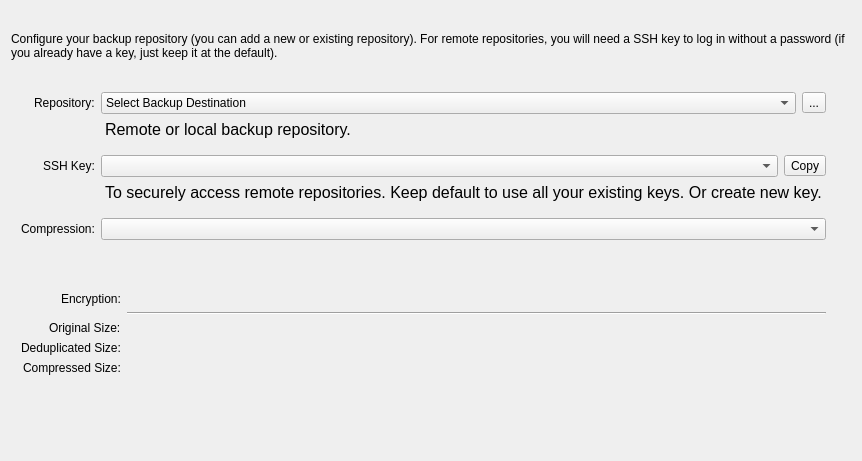
<?xml version="1.0" encoding="UTF-8"?>
<ui version="4.0">
 <class>Form</class>
 <widget class="QWidget" name="Form">
  <property name="enabled">
   <bool>true</bool>
  </property>
  <property name="geometry">
   <rect>
    <x>0</x>
    <y>0</y>
    <width>831</width>
    <height>461</height>
   </rect>
  </property>
  <property name="sizePolicy">
   <sizepolicy hsizetype="Ignored" vsizetype="Preferred">
    <horstretch>0</horstretch>
    <verstretch>0</verstretch>
   </sizepolicy>
  </property>
  <property name="windowTitle">
   <string>Form</string>
  </property>
  <layout class="QVBoxLayout" name="verticalLayout">
   <item>
    <widget class="QLabel" name="label_7">
     <property name="sizePolicy">
      <sizepolicy hsizetype="Preferred" vsizetype="Fixed">
       <horstretch>0</horstretch>
       <verstretch>0</verstretch>
      </sizepolicy>
     </property>
     <property name="text">
      <string>Configure your backup repository (you can add a new or existing repository). For remote repositories, you will need a SSH key to log in without a password (if you already have a key, just keep it at the default).</string>
     </property>
     <property name="wordWrap">
      <bool>true</bool>
     </property>
    </widget>
   </item>
   <item>
    <layout class="QFormLayout" name="formLayout">
     <property name="fieldGrowthPolicy">
      <enum>QFormLayout::AllNonFixedFieldsGrow</enum>
     </property>
     <property name="labelAlignment">
      <set>Qt::AlignRight|Qt::AlignTop|Qt::AlignTrailing</set>
     </property>
     <property name="leftMargin">
      <number>10</number>
     </property>
     <property name="topMargin">
      <number>5</number>
     </property>
     <property name="rightMargin">
      <number>25</number>
     </property>
     <item row="2" column="0">
      <widget class="QLabel" name="label">
       <property name="text">
        <string>Repository:</string>
       </property>
      </widget>
     </item>
     <item row="2" column="1">
      <layout class="QHBoxLayout" name="horizontalLayout_2">
       <property name="topMargin">
        <number>0</number>
       </property>
       <item>
        <widget class="QComboBox" name="repoSelector">
         <property name="sizePolicy">
          <sizepolicy hsizetype="Expanding" vsizetype="Fixed">
           <horstretch>1</horstretch>
           <verstretch>0</verstretch>
          </sizepolicy>
         </property>
         <item>
          <property name="text">
           <string>Select Backup Destination</string>
          </property>
         </item>
        </widget>
       </item>
       <item>
        <widget class="QToolButton" name="repoRemoveToolbutton">
         <property name="toolTip">
          <string>Unlink Repository (This doesn't delete any data. You can always add a repo again later.)</string>
         </property>
         <property name="text">
          <string>...</string>
         </property>
         <property name="icon">
          <iconset>
           <normaloff>:/icons/unlink.svg</normaloff>:/icons/unlink.svg</iconset>
         </property>
         <property name="autoRaise">
          <bool>false</bool>
         </property>
        </widget>
       </item>
      </layout>
     </item>
     <item row="3" column="1">
      <widget class="QLabel" name="label_5">
       <property name="font">
        <font>
         <pointsize>12</pointsize>
        </font>
       </property>
       <property name="styleSheet">
        <string notr="true">margin-bottom: 10</string>
       </property>
       <property name="text">
        <string>&lt;html&gt;&lt;head/&gt;&lt;body&gt;&lt;p&gt;Remote or local backup repository.&lt;/p&gt;&lt;/body&gt;&lt;/html&gt;</string>
       </property>
       <property name="openExternalLinks">
        <bool>true</bool>
       </property>
      </widget>
     </item>
     <item row="6" column="0">
      <widget class="QLabel" name="label_3">
       <property name="text">
        <string>Compression:</string>
       </property>
      </widget>
     </item>
     <item row="6" column="1">
      <widget class="QComboBox" name="repoCompression"/>
     </item>
     <item row="4" column="0">
      <widget class="QLabel" name="label_14">
       <property name="text">
        <string>SSH Key:</string>
       </property>
      </widget>
     </item>
     <item row="4" column="1">
      <layout class="QHBoxLayout" name="horizontalLayout">
       <property name="topMargin">
        <number>0</number>
       </property>
       <item>
        <widget class="QComboBox" name="sshComboBox"/>
       </item>
       <item>
        <widget class="QToolButton" name="sshKeyToClipboardButton">
         <property name="toolTip">
          <string>Copy public SSH key to clipboard.</string>
         </property>
         <property name="statusTip">
          <string/>
         </property>
         <property name="text">
          <string>Copy</string>
         </property>
         <property name="icon">
          <iconset>
           <normaloff>:/icons/copy.svg</normaloff>:/icons/copy.svg</iconset>
         </property>
         <property name="checkable">
          <bool>false</bool>
         </property>
         <property name="arrowType">
          <enum>Qt::NoArrow</enum>
         </property>
        </widget>
       </item>
      </layout>
     </item>
     <item row="5" column="1">
      <widget class="QLabel" name="label_2">
       <property name="font">
        <font>
         <pointsize>12</pointsize>
        </font>
       </property>
       <property name="styleSheet">
        <string notr="true">margin-bottom: 10</string>
       </property>
       <property name="text">
        <string>To securely access remote repositories. Keep default to use all your existing keys. Or create new key.</string>
       </property>
      </widget>
     </item>
    </layout>
   </item>
   <item>
    <layout class="QFormLayout" name="repoStats">
     <property name="fieldGrowthPolicy">
      <enum>QFormLayout::ExpandingFieldsGrow</enum>
     </property>
     <property name="labelAlignment">
      <set>Qt::AlignRight|Qt::AlignTop|Qt::AlignTrailing</set>
     </property>
     <property name="formAlignment">
      <set>Qt::AlignLeading|Qt::AlignLeft|Qt::AlignTop</set>
     </property>
     <property name="leftMargin">
      <number>10</number>
     </property>
     <property name="topMargin">
      <number>20</number>
     </property>
     <property name="rightMargin">
      <number>25</number>
     </property>
     <item row="0" column="0">
      <widget class="QLabel" name="label_10">
       <property name="text">
        <string>Encryption:</string>
       </property>
      </widget>
     </item>
     <item row="0" column="1">
      <widget class="QLabel" name="repoEncryption">
       <property name="text">
        <string/>
       </property>
      </widget>
     </item>
     <item row="2" column="0">
      <widget class="Line" name="line">
       <property name="sizePolicy">
        <sizepolicy hsizetype="Expanding" vsizetype="Fixed">
         <horstretch>0</horstretch>
         <verstretch>0</verstretch>
        </sizepolicy>
       </property>
       <property name="orientation">
        <enum>Qt::Horizontal</enum>
       </property>
      </widget>
     </item>
     <item row="2" column="1">
      <widget class="Line" name="line_2">
       <property name="sizePolicy">
        <sizepolicy hsizetype="Expanding" vsizetype="Fixed">
         <horstretch>0</horstretch>
         <verstretch>0</verstretch>
        </sizepolicy>
       </property>
       <property name="orientation">
        <enum>Qt::Horizontal</enum>
       </property>
      </widget>
     </item>
     <item row="3" column="0">
      <widget class="QLabel" name="label_11">
       <property name="text">
        <string>Original Size:</string>
       </property>
      </widget>
     </item>
     <item row="3" column="1">
      <widget class="QLabel" name="sizeOriginal">
       <property name="text">
        <string/>
       </property>
      </widget>
     </item>
     <item row="4" column="0">
      <widget class="QLabel" name="label_13">
       <property name="text">
        <string>Deduplicated Size:</string>
       </property>
      </widget>
     </item>
     <item row="5" column="0">
      <widget class="QLabel" name="label_12">
       <property name="text">
        <string>Compressed Size:</string>
       </property>
      </widget>
     </item>
     <item row="5" column="1">
      <widget class="QLabel" name="sizeCompressed">
       <property name="text">
        <string/>
       </property>
      </widget>
     </item>
     <item row="4" column="1">
      <widget class="QLabel" name="sizeDeduplicated">
       <property name="text">
        <string/>
       </property>
      </widget>
     </item>
    </layout>
   </item>
  </layout>
 </widget>
 <resources>
  <include location="../icons/collection.qrc"/>
 </resources>
 <connections/>
</ui>
